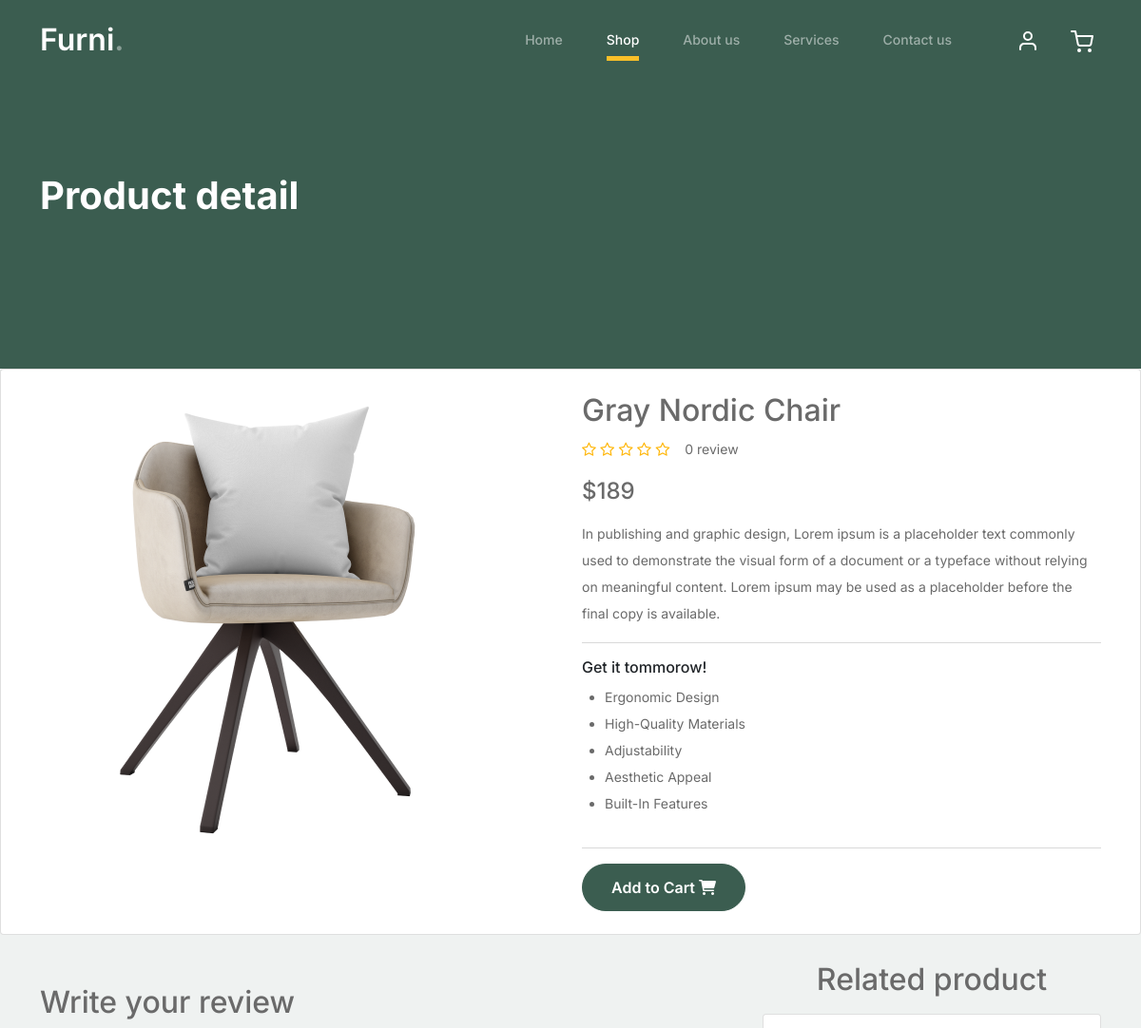
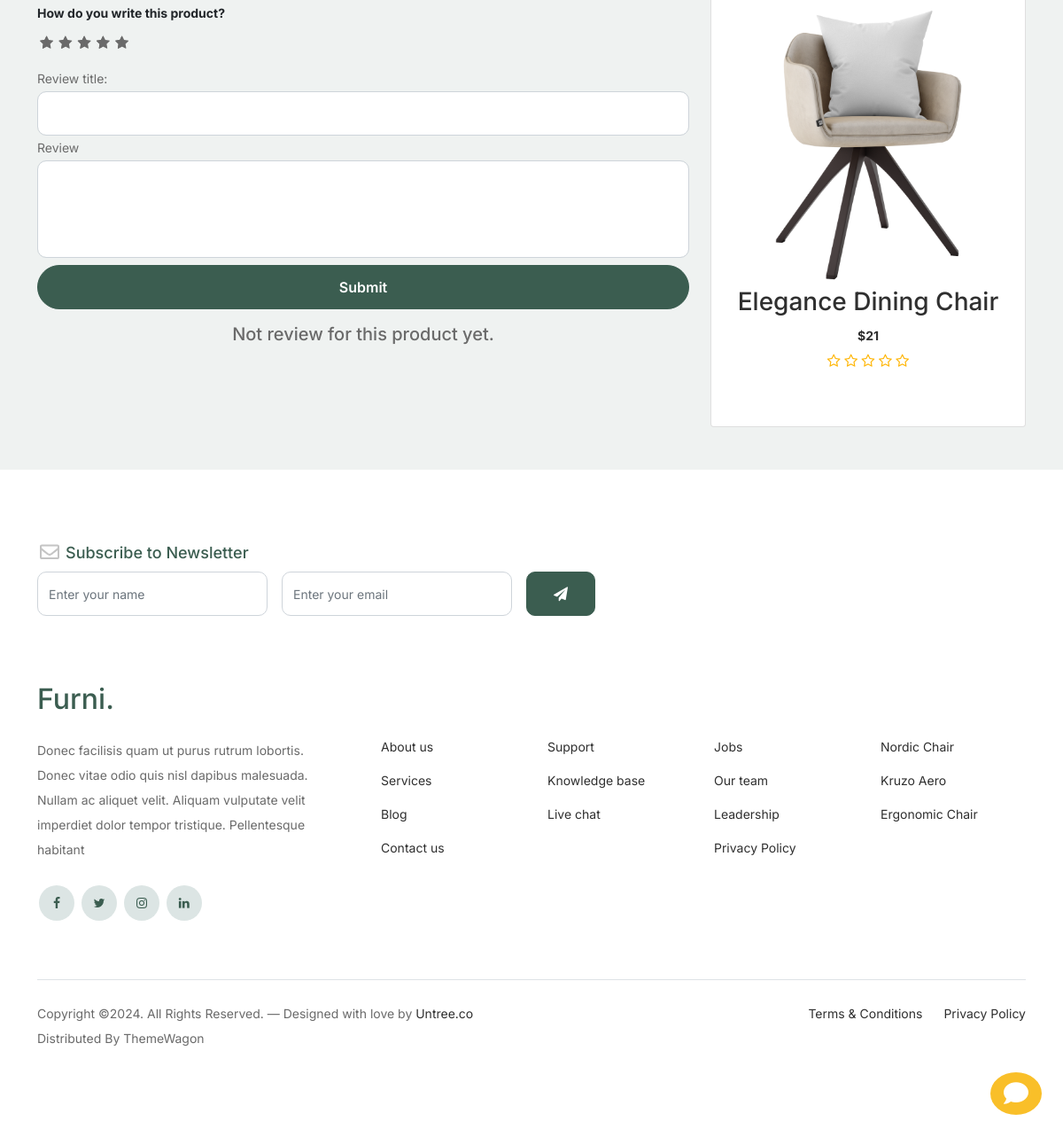
/shop/nordic-chair/gray-nordic-chair/ (signed in), run on the app's committed database (2 pictures, top to bottom).
### shop/models.py (models this page shows, shortened)
class Product(models.Model):
    product_name    = models.CharField(max_length=200, unique=True)
    category        = models.ForeignKey(Category, on_delete=models.CASCADE)
    slug            = models.SlugField(max_length=200, unique=True)
    description     = models.TextField(max_length=500, blank=True)
    price           = models.IntegerField()
    images          = models.ImageField(upload_to='photos/products')
    stock           = models.IntegerField()
    is_available    = models.BooleanField(default=True)
    created_date    = models.DateTimeField(auto_now_add=True)
    modified_date   = models.DateTimeField(auto_now=True)
    def get_url(self):
        return reverse('product_detail', args=[self.category.slug, self.slug])
    def average_review(self):
        reviews = ReviewRating.objects.filter(
            product=self,
            status=True
        ).aggregate(average=Avg('rating'))
        avg = 0
        if reviews['average'] is not None:
            avg = float(reviews['average'])
        return avg
    def review_count(self):
        reviews = ReviewRating.objects.filter(
            product=self,
            status=True
        ).aggregate(count=Count('id'))
        count = 0
        if reviews['count'] is not None:
            count = int(reviews['count'])
        return count

### shop/views.py (the view, shortened to what this page needs)
def product_detail(request, category_slug, product_slug):
    try:
        single_product = Product.objects.get(
            category__slug=category_slug,
            slug=product_slug
        )
        products = Product.objects.filter(
            category=single_product.category
        ).exclude(id=single_product.id).order_by('?')[:1]
        in_cart = CartItem.objects.filter(
            cart__cart_id=_cart_id(request),
            product=single_product
            ).exists()
    except Exception as e:
        raise e
    order_product = None
    if request.user.is_authenticated:
        try:
            order_product = OrderProduct.objects.filter(
                user=request.user,
                product_id=single_product.id
            ).exists()
        except OrderProduct.DoesNotExist:
            order_product = None
    reviews = ReviewRating.objects.filter(
        product_id=single_product.id,
        status=True
    )
    reviews_per_user = []
    review_count = reviews.count()
    context = {
        "single_product": single_product,
        "in_cart": in_cart,
        "order_product": order_product,
        "reviews": reviews_per_user,
        "review_count": review_count,
        "products": products
    }
    return render(request, 'shop/product_detail.html', context)

### templates/shop/product_detail.html (shortened to what this page needs)
{% extends 'base.html' %}
{% load static %}
{% block content %}
<div class="hero">
    <div class="container">
        <div class="row justify-content-between">
            <div class="col-lg-5">
                <div class="intro-excerpt">
                    <h1>Product detail</h1>
                </div>
            </div>
        </div>
    </div>
</div>
<section class="section-content padding-y bg mb-5">
        <div class="card">
            <div class="container">
                <div class="row py-4">
                    <div class="col-md-6">
                        <div class="gallery-wrap">
                            <div class="img-big-wrap">
                                <a href="#" ><img class=" img-fluid" src="{{single_product.images.url}}"></a>
                            </div>
                        </div>
                    </div>
                    <div class="col-md-6">
                        <div class="product-info">
                            <h2 class="title">{{single_product.product_name}}</h2>
                            <div class="d-flex gap-3">
                                <div class="rating-star mb-3">
                                    <i class="fa fa-star{% if single_product.average_review == 0.5 %}-half-o{% elif single_product.average_review < 1%}-o {%endif%}"></i>
                                    <i class="fa fa-star{% if single_product.average_review == 1.5 %}-half-o{% elif single_product.average_review < 2%}-o {%endif%}"></i>
                                    <i class="fa fa-star{% if single_product.average_review == 2.5 %}-half-o{% elif single_product.average_review < 3%}-o {%endif%}"></i>
                                    <i class="fa fa-star{% if single_product.average_review == 3.5 %}-half-o{% elif single_product.average_review < 4%}-o {%endif%}"></i>
                                    <i class="fa fa-star{% if single_product.average_review == 4.5 %}-half-o{% elif single_product.average_review < 5%}-o {%endif%}"></i>
                                </div>
                                {% if single_product.review_count > 1 %}
                                    {{single_product.review_count}} reviews
                                {% else %}
                                    {{single_product.review_count}} review
                                {% endif %}
                            </div>
                            <div class="mb-3">
                                <div class="price h4">${{single_product.price}}</div>
                            </div>
                            <p>
                                {{single_product.description}}
                            </p>
                            <hr>
                            <div class="row d-flex flex-column">
                                <h6 class="text-dark">Get it tommorow!</h6>
                                <ul class="ms-4">
                                    <li><span>Ergonomic Design</span></li>
                                    <li><span>High-Quality Materials</span></li>
                                    <li><span>Adjustability</span></li>
                                    <li><span>Aesthetic Appeal</span></li>
                                    <li><span>Built-In Features</span></li>
                                </ul>
                            </div>
                            <hr>
                            {% if single_product.stock <= 0 %}
                            <h4 class='text-danger'>Out of stock </h4>
                            {% else %}
                                {% if in_cart %}
                                <button class="btn btn-secondary">
                                    <span class="text">Added to Cart</span>
                                    <i class="fas fa-check"></i>
                                </button>
                                <a href="{% url 'cart' %}" class="btn btn-primary">
                                    <span class="text">View Cart</span>
                                    <i class="fas fa-eye"></i>
                                </a>
                                {% else %}
                                <a href="{% url 'add_cart' single_product.id %}" class="btn btn-primary">
                                    <span class="text">Add to Cart</span>
                                    <i class="fas fa-shopping-cart"></i>
                                </a>
                                {% endif %}
                            {% endif %}
                        </div>
                    </div>
                </div>
            </div>
        </div>
        <br>
            <div class="container">
                <div class="row">
                    <div class="col-lg-8 pl-6">
                        <article class="">
                            <div class="icontext w-100">
                                <form action="{% url 'submitreview' single_product.id %}" method="POST">
                                    <h2 class="mt-4">Write your review</h2>
                                    <div>
                                        <label class="text-dark fw-bold">How do you write this product?</label>
                                        <br>
                                        <div class="rate">
                                            <label for="rating10" title="5"></label>
                                            <label for="rating8" title="4"></label>
                                            <label for="rating6" title="3"></label>
                                            <label for="rating4" title="2"></label>
                                            <label for="rating2" title="1"></label>
                                        </div>
                                        <br>
                                        Review title:
                                        <input type="text" name="subject" class="form-control">
                                        Review
                                        <textarea name="review" id="" rows="4" class="form-control"></textarea>
                                        {% if user.is_authenticated %}
                                            {% if order_product %}
                                            <button class="btn btn-primary w-100 my-2">Submit</button>
                                            {% else %}
                                            <h5 class="mt-2">You must purchase to post a review. <a href="{% url 'shop' %}" class="btn btn-outline-primary">Shop now</a></h5>
                                            {% endif %}
                                        {%else%}
                                        <h5 class="mt-2">Please sign in order to post a review. <a href="{% url 'signin' %}">Sign In</a></h5>
                                        {% endif %}
                                    </div>
                                </form>
                                    {% if review_count > 0 %}
                                    <header class="mt-2">
                                        <h3 class="mb-0"> Customer Reviews </h3>
                                        <div class="d-flex gap-3">
                                            <div class="rating-star mb-3">
                                                <i class="fa fa-star{% if single_product.average_review == 0.5 %}-half-o{% elif single_product.average_review < 1%}-o {%endif%}"></i>
                                                <i class="fa fa-star{% if single_product.average_review == 1.5 %}-half-o{% elif single_product.average_review < 2%}-o {%endif%}"></i>
                                                <i class="fa fa-star{% if single_product.average_review == 2.5 %}-half-o{% elif single_product.average_review < 3%}-o {%endif%}"></i>
                                                <i class="fa fa-star{% if single_product.average_review == 3.5 %}-half-o{% elif single_product.average_review < 4%}-o {%endif%}"></i>
                                                <i class="fa fa-star{% if single_product.average_review == 4.5 %}-half-o{% elif single_product.average_review < 5%}-o {%endif%}"></i>
                                            </div>
                                            {% if single_product.review_count > 1 %}
                                                {{single_product.review_count}} reviews
                                            {% else %}
                                                {{single_product.review_count}} review
                                            {% endif %}
                                        </div>
                                    </header>
                                    {% else %}
                                    <header class="mt-2">
                                        <h5 class="text-center"> Not review for this product yet. </h5>
                                    </header>
                                    {% endif %}
                            </article>
                    </div>
                    <div class="col-lg-4">
                        <h2 class="text-center mb-3">Related product</h2>
                        {% for product in products %}
                        <div class="card rounded-4 p-3">
                            <a class="product-item" href="{{ product.get_url }}" style="text-decoration: none;">
                                <img src="{{ product.images.url }}" class="img-fluid product-thumbnail" >
                                <h3 class="text-center">{{ product.product_name }}</h3>
                                <div class="text-center">
                                    <span class="fw-bold">${{ product.price }}</span>
                                    <div class="rating-star mb-3">
                                        <i class="fa fa-star{% if product.average_review == 0.5 %}-half-o{% elif product.average_review < 1%}-o {%endif%}"></i>
                                        <i class="fa fa-star{% if product.average_review == 1.5 %}-half-o{% elif product.average_review < 2%}-o {%endif%}"></i>
                                        <i class="fa fa-star{% if product.average_review == 2.5 %}-half-o{% elif product.average_review < 3%}-o {%endif%}"></i>
                                        <i class="fa fa-star{% if product.average_review == 3.5 %}-half-o{% elif product.average_review < 4%}-o {%endif%}"></i>
                                        <i class="fa fa-star{% if product.average_review == 4.5 %}-half-o{% elif product.average_review < 5%}-o {%endif%}"></i>
                                    </div>
                                </div>
                                <span class="icon-cross">
                                    <img src="{% static 'images/cross.svg' %}" class="img-fluid">
                                </span>
                            </a>
                        </div>
                        {% endfor %}
                    </div>
                </div>
            </div>
</section>
{% endblock %}

### data on the page
Product: images (picture), product_name "Gray Nordic Chair", review_count "0", price "189", description "In publishing and graphic design, Lorem ipsum is a placeholder text commonly used to demonstrate the visual form of a document or a typeface without relying on meaningful content. Lorem ipsum may be used as a placeholder before the final copy is available."
Product: images (picture), product_name "Elegance Dining Chair", price "21"
